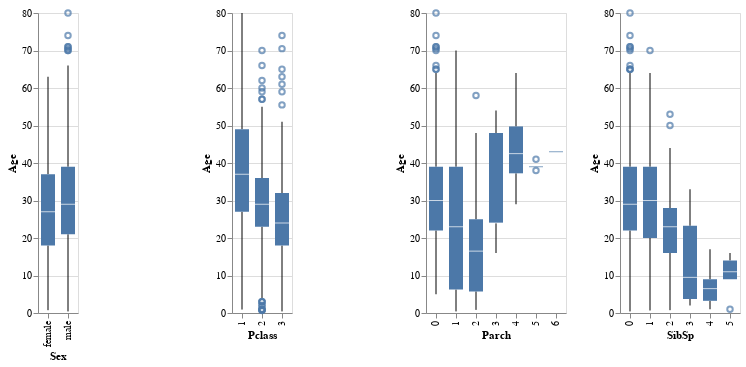

The code cell stored with this chart in its notebook:
### Markdown cell above
We know that `Age` is an important feature but it has a few missing values. There are different methods to fill null values. Simplest one is to fill with random values using mean and standard deviation. But a better approach would be figuring out age value using its correlation with other features.

### Code cell
alt.Chart(df_train).mark_boxplot().encode(
    alt.X(alt.repeat("column")),
    y = 'Age:Q'
).repeat(
    column = ['Sex','Pclass','Parch','SibSp']
).interactive()

### Figure 1 — Vega-Lite specification as saved in the notebook (floating-point values rounded to 4 significant figures; data arrays with more than 128 entries replaced by an {"elided": "..."} marker saying what was removed)
{"config": {"view": {"continuousWidth": 400, "continuousHeight": 300}}, "repeat": {"column": ["Sex", "Pclass", "Parch", "SibSp"]}, "spec": {"data": {"name": "data-909ed6b629f4fda6f9b4a0cde029694c"}, "mark": "boxplot", "encoding": {"x": {"field": {"repeat": "column"}}, "y": {"field": "Age", "type": "quantitative"}}, "selection": {"selector018": {"type": "interval", "bind": "scales", "encodings": ["x", "y"]}}}, "$schema": "https://vega.github.io/schema/vega-lite/v4.17.0.json", "datasets": {"data-909ed6b629f4fda6f9b4a0cde029694c": {"elided": "891 records"}}}
